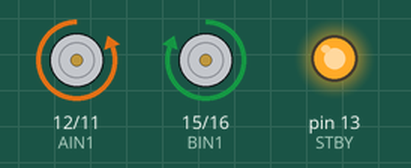
This program was run on a simulated Raspberry Pi (header pin numbers). On the bench: motor-driver pin pairs drawn as motors (green arrow = first pin HIGH = forward, orange = second pin HIGH = backward, longer = more drive, scaled by the enable pin, stopped while the standby pin is LOW), output pins drawn as LEDs (lit = HIGH). At 2.0 s the program stops and its outputs stay as they are.

Above: at 0.1 s.
At 2.1 s:
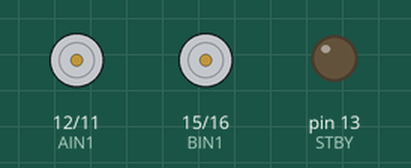
Timing chart, 0 to 3.5 s (numbered marks = the images above):
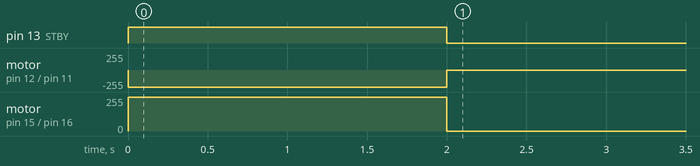

The program:

right.py
```python
#!/usr/bin/env python

# Import required modules
import time
import RPi.GPIO as GPIO

"""
STBY = Pin 13 (GPIO #21) blue

Motor A:
PWMA = Pin 7 (GPIO #4) white
AIN2 = Pin 11 (GPIO #17) yellow
AIN1 = Pin 12 (GPIO #18) orange

Motor B:
BIN1 = Pin 15 (GPIO #22) green/teal
BIN2 = Pin 16 (GPIO #23) brown
PWMB = Pin 18 (GPIO #24) purple
"""

"""
####################
wiringPi alternative:
####################

int softPwmCreate (int pin, int initialValue, int pwmRange)
void softPwmWrite (int pin, int value)

import wiringpi

OUTPUT = 1

PIN_TO_PWM = 1

wiringpi.wiringPiSetup()
wiringpi.pinMode(PIN_TO_PWM, OUTPUT)
wiringpi.softPwmCreate(PIN_TO_PWM, 0, 100) # Setup PWM using Pin, Initial Value and Range parameters

for time in range(0,4):
    for brightness in range(0, 100): # Going from 0 to 100 will give us full off to full on
        wiringpi.softPwmWrite(PIN_TO_PWM, brightness) # Change PWM duty cycle
        wiringpi.delay(10) # Delay for 0.2 seconds
    for brightness in reversed(range(0, 100)):
        wiringpi.softPwmWrite(PIN_TO_PWM, brightness)
        wiringpi.delay(10)
"""

# Pin constants
PWMA = 7
AIN1 = 12
AIN2 = 11
PWMB = 18
BIN1 = 15
BIN2 = 16
STBY = 13

# Declare the GPIO settings
GPIO.setmode(GPIO.BOARD)
GPIO.setwarnings(False)

# set up GPIO pins
GPIO.setup(PWMA, GPIO.OUT) # Connected to PWMA
GPIO.setup(AIN2, GPIO.OUT) # Connected to AIN2
GPIO.setup(AIN1, GPIO.OUT) # Connected to AIN1
GPIO.setup(STBY, GPIO.OUT) # Connected to STBY
GPIO.setup(BIN1, GPIO.OUT) # Connected to BIN1
GPIO.setup(BIN2, GPIO.OUT) # Connected to BIN2
GPIO.setup(PWMB, GPIO.OUT) # Connected to PWMB

GPIO.output(STBY, GPIO.HIGH)

# Drive the motor counterclockwise
# Motor A:
GPIO.output(AIN1, GPIO.LOW) # Set AIN1
GPIO.output(AIN2, GPIO.HIGH) # Set AIN2
# Motor B:
GPIO.output(BIN1, GPIO.HIGH) # Set BIN1
GPIO.output(BIN2, GPIO.LOW) # Set BIN2

# Set the motor speed
# Motor A:
GPIO.output(PWMA, GPIO.HIGH) # Set PWMA
# Motor B:
GPIO.output(PWMB, GPIO.HIGH) # Set PWMB

# Disable STBY (standby)
GPIO.output(STBY, GPIO.HIGH)

# Wait x seconds
time.sleep(2)

# Reset all the GPIO pins by setting them to LOW
GPIO.output(AIN1, GPIO.LOW) # Set AIN1
GPIO.output(AIN2, GPIO.LOW) # Set AIN2
GPIO.output(PWMA, GPIO.LOW) # Set PWMA
GPIO.output(STBY, GPIO.LOW) # Set STBY
GPIO.output(BIN1, GPIO.LOW) # Set BIN1
GPIO.output(BIN2, GPIO.LOW) # Set BIN2
GPIO.output(PWMB, GPIO.LOW) # Set PWMB
```

Measured:
- by itself, pin 13 (STBY): LOW → HIGH at 0.00 s, → LOW 2.0 s later
- by itself, motor on pin 12 (AIN1) / pin 11 (AIN2): stopped → backward 255/255 at 0.00 s, → stopped 2.0 s later
- by itself, motor on pin 15 (BIN1) / pin 16 (BIN2): stopped → forward 255/255 at 0.00 s, → stopped 2.0 s later
